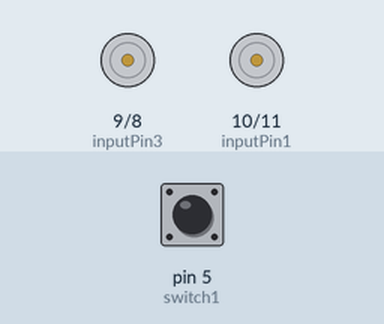
Simulated run of this sketch. Board: Arduino Uno, built with avr-gcc and run on an emulated ATmega328P. Parts: motor-driver pin pairs drawn as motors (green arrow = first pin HIGH = forward, orange = second pin HIGH = backward, longer = more drive). Inputs (shaded band) come from the test bench; at power-on: pin 5 (switch1) LOW.

Above: at 1.2 s.
1.3 s: pin 5 (switch1) pulled HIGH for 0.15 s
At 1.37 s:
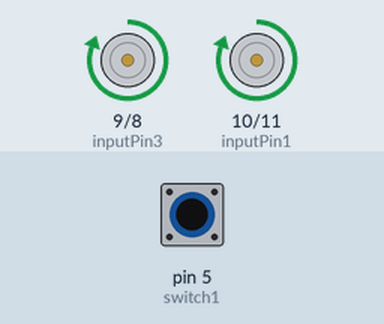
2.9 s: pin 5 (switch1) pulled HIGH for 3.2 s
At 7.5 s:
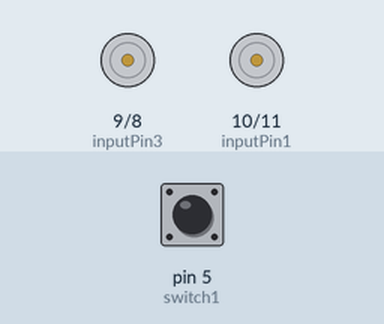
Timing chart, 0 to 9.0 s (numbered marks = the images above; inputs shaded):
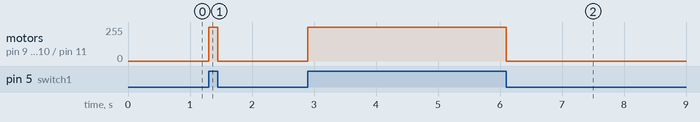

The sketch:

smart_stick.ino
```cpp
#include <Wire.h>
int A = 0;
//motor A
const int inputPin1  = 10;    // Pin 15 of L293D IC
const int inputPin2  = 11;    // Pin 10 of L293D IC
//Motor B
const int inputPin3  = 9;   // Pin  9 of L293D IC
const int inputPin4  = 8;   // Pin  8 of L293D IC
// switch 1
const int switch1 = 5; // pin 5 switch 1
void setup()
{
    pinMode(inputPin1, OUTPUT);
    pinMode(inputPin2, OUTPUT);
    pinMode(inputPin3, OUTPUT);
    pinMode(inputPin4, OUTPUT);

    pinMode(switch1, INPUT);

}

void loop()
{
    A = digitalRead(switch1); // read input value
    if(A==HIGH)
      {
        digitalWrite(inputPin1, HIGH);
        digitalWrite(inputPin2, LOW);
        digitalWrite(inputPin3, HIGH);
        digitalWrite(inputPin4, LOW);
      }
     else
      {
        digitalWrite(inputPin1, LOW);
        digitalWrite(inputPin2, LOW);
        digitalWrite(inputPin3, LOW);
        digitalWrite(inputPin4, LOW);
      }


 }
```

Measured:
- after the input at 1.3 s, motor on pin 9 (inputPin3) / pin 8 (inputPin4), motor on pin 10 (inputPin1) / pin 11 (inputPin2): stopped → forward 255/255 at once, → stopped 0.15 s later
- after the input at 2.9 s, motor on pin 9 (inputPin3) / pin 8 (inputPin4), motor on pin 10 (inputPin1) / pin 11 (inputPin2): stopped → forward 255/255 at once, → stopped 3.2 s later
